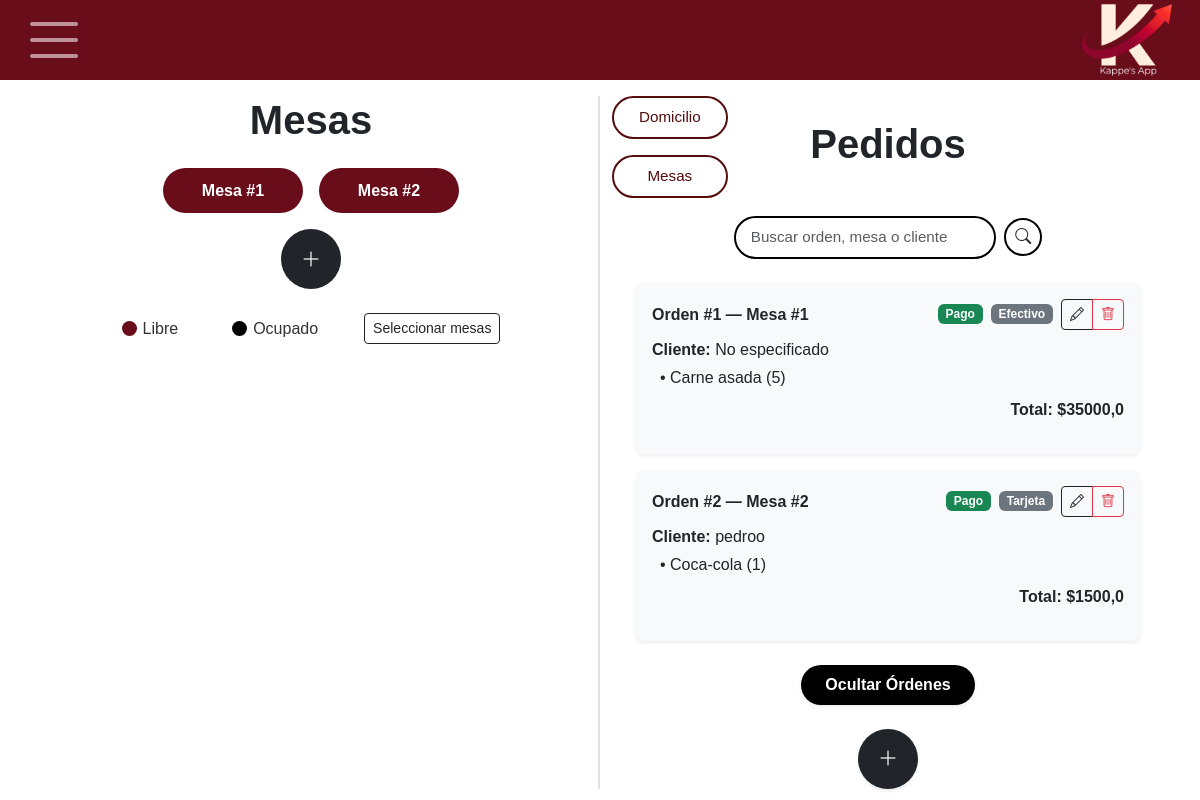
The app's page /, older data.
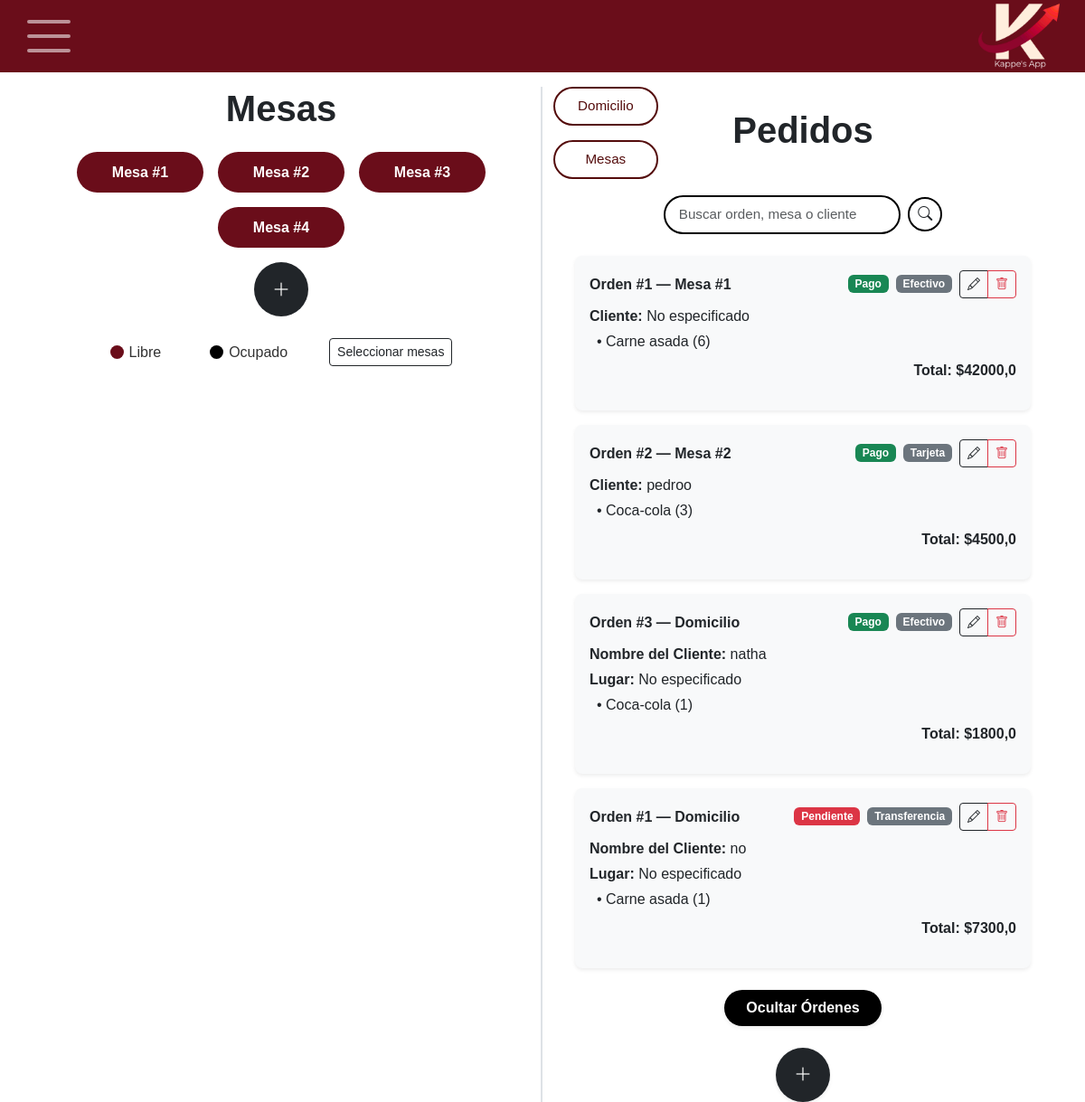
The same page, newer data.
### principal/models/mesa.py (models this page shows, shortened)
class Mesa(models.Model):
    id_mesa = models.AutoField(primary_key=True)
    numero = models.PositiveIntegerField(unique=True)
    estado = models.BooleanField(default=True);

### principal/models/orden.py (models this page shows, shortened)
class Orden(models.Model):
    id_orden = models.AutoField(primary_key=True)
    id_usuario = models.ForeignKey(Usuario, on_delete=models.CASCADE, related_name='ordenes', null=True, blank=True)
    numero_orden = models.PositiveIntegerField(default=0)
    id_mesa = models.ForeignKey(Mesa, on_delete=models.SET_NULL, null=True, blank=True, related_name='ordenes')
    id_tipoVenta = models.ForeignKey(tipoVenta, on_delete=models.CASCADE, related_name='ordenes')
    fecha = models.DateTimeField(auto_now_add=True)
    total = models.FloatField(default=0)
    detalles = models.JSONField(default=list)
    nombre_cliente = models.CharField(max_length=100, null=True, blank=True)
    oculta = models.BooleanField(default=False)
    estado_pago = models.CharField(
    max_length=10,
    choices=[('pendiente', 'Pendiente'), ('pago', 'Pago')],
    default='pendiente'
    )
    metodo_pago = models.CharField(
        max_length=20,
        choices=[
            ('efectivo', 'Efectivo'),
            ('tarjeta', 'Tarjeta'),
            ('transferencia', 'Transferencia')
        ],
        default='efectivo'
    )

### principal/views/views_home.py (the view)
# urls.py: path('', views_home.home, name='home'),
def home(request):
    mesas = Mesa.objects.all().order_by('numero')
    hoy = timezone.now().date()
    ordenes = Orden.objects.filter(oculta=False).order_by('id_orden')
    total_ordenes = ordenes.count()
    for mesa in mesas:
        tiene_orden_activa = Orden.objects.filter(
            id_mesa=mesa,
            oculta=False
        ).exists()
        if tiene_orden_activa:
            mesa.estado = False  # Ocupada (negra)
        else:
            mesa.estado = True   # Libre (vinotinto)
        mesa.save()
    for orden in ordenes:
        if orden.id_tipoVenta and orden.id_tipoVenta.nombre == "Domicilio":
            orden.lugar_domicilio = request.session.get(f"lugar_{orden.id_orden}", "No especificado")
    ordenes_ocultas = Orden.objects.filter(oculta=True).count()
    return render(request, 'home.html', {
        'mesas': mesas,
        'ordenes': ordenes,
        'total_ordenes': total_ordenes,
        'ordenes_ocultas': ordenes_ocultas
    })

### templates/home.html (shortened to what the changed rows need)
{% extends "base.html" %}
{% load static %}
{% block extra_css %}
<link rel="stylesheet" href="{% static 'css/home.css' %}">
{% endblock %}
{% block content %}
<div class="container-fluid px-4">
  <div class="row g-4">
    <div class="col-12 col-lg-6 border-end border-2">
      <h1 class="text-center fw-bold mb-4">Mesas</h1>
      <div class="contenedor-mesas d-flex flex-wrap justify-content-center gap-3">
        {% for mesa in mesas %}
        <div
          class="mesa-botones {% if mesa.estado %}mesa-libre{% else %}mesa-ocupada{% endif %} d-flex align-items-center justify-content-center px-3 py-2 rounded-pill">
            <form method="post" action="{% url 'estado_mesa' mesa.id_mesa %}" class="m-0">
              <button
                type="button"
                class="btn text-white p-0 fw-bold w-100"
                {% if mesa.estado %}
                  data-bs-toggle="modal"
                  data-bs-target="#modalOrden"
                  onclick="abrirModal('{{ mesa.numero }}')"
                {% else %}
                  onclick="abrirModalEdicionMesa('{{ mesa.numero }}')"
                {% endif %}
              >
                Mesa #{{ mesa.numero }}
              </button>
            </form>
        </div>
        {% endfor %}
      </div>
    </div>
    <div class="col-12 col-lg-6 position-relative">
      <h1 class="fw-bold mb-0 text-center mt-2">Pedidos</h1>
        <div id="lista-pedidos" class="mt-4 px-4 d-flex flex-column gap-3">
          {% for orden in ordenes %}
            <div class="card shadow-sm p-3 border-0 rounded-3"
                style="background-color: #f8f9fa; border-left: 6px solid #540c0c;"
                data-id="{{ orden.id_orden }}">
                <div class="d-flex justify-content-between align-items-center mb-2">
                    <h6 class="fw-bold mb-0">
                        Orden #{{ orden.numero_orden|default:orden.id_orden }} —
                        {% if orden.id_mesa %}
                            Mesa #{{ orden.id_mesa.numero }}
                        {% else %}
                            Domicilio
                        {% endif %}
                    </h6>
                    <div class="d-flex align-items-center gap-2">
                        <span class="badge {% if orden.estado_pago == 'pendiente' %}bg-danger{% else %}bg-success{% endif %} estado-pago"
                              data-id="{{ orden.id_orden }}"
                              style="cursor:pointer;">
                            {{ orden.estado_pago|title }}
                        </span>
                        <span class="badge bg-secondary metodo-pago-badge">
                            {{ orden.metodo_pago|capfirst }}
                        </span>
                        <div class="btn-group">
                            <button type="button" class="btn btn-sm btn-outline-dark btn-editar"
                                    data-id="{{ orden.id_orden }}">
                                <i class="bi bi-pencil"></i>
                            </button>
                            <button type="button" class="btn btn-sm btn-outline-danger btn-eliminar"
                                    data-id="{{ orden.id_orden }}"
                                    data-numero="{{ orden.numero_orden|default:orden.id_orden }}">
                                <i class="bi bi-trash"></i>
                            </button>
                        </div>
                    </div>
                </div>
                {% if orden.id_tipoVenta.nombre == "Domicilio" %}
                    <p class="mb-1"><strong>Nombre del Cliente:</strong> {{ orden.nombre_cliente|default:"No especificado" }}</p>
                    <p class="mb-1"><strong>Lugar:</strong> {{ orden.lugar_domicilio|default:"No especificado" }}</p>
                {% else %}
                    <p class="mb-1"><strong>Cliente:</strong> {{ orden.nombre_cliente|default:"No especificado" }}</p>
                {% endif %}
                <ul class="list-unstyled mb-0 ps-2">
                    {% for item in orden.detalles %}
                        <li>• {{ item.nombre }} ({{ item.cantidad }})</li>
                    {% endfor %}
                </ul>
                <p class="mt-2 fw-bold text-end text-vino">Total: ${{ orden.total }}</p>
            </div>
          {% endfor %}
        </div>
        </div>
    </div>
  </div>
 </div>
{% endblock %}

Row changes from the older to the newer data that the page shows:
added Mesa: numero "3"
added Mesa: numero "4"
changed Orden id 1: total "35000,0" → "42000,0"
changed Orden "pedroo": total "1500,0" → "4500,0"
added Orden: numero_orden "3", shows "Domicilio", estado_pago "Pago", metodo_pago "Efectivo", nombre_cliente "natha", lugar_domicilio "No especificado", nombre "Coca-cola", cantidad "1", total "1800,0"
added Orden: numero_orden "1", shows "Domicilio", estado_pago "Pendiente", metodo_pago "Transferencia", nombre_cliente "no", lugar_domicilio "No especificado", nombre "Carne asada", cantidad "1", total "7300,0"
Text that changed along with them:
new list line: "• Carne asada ( 6 )"
new list line: "• Coca-cola ( 3 )"
list line gone: "• Carne asada ( 5 )"
list line gone: "• Coca-cola ( 1 )"
